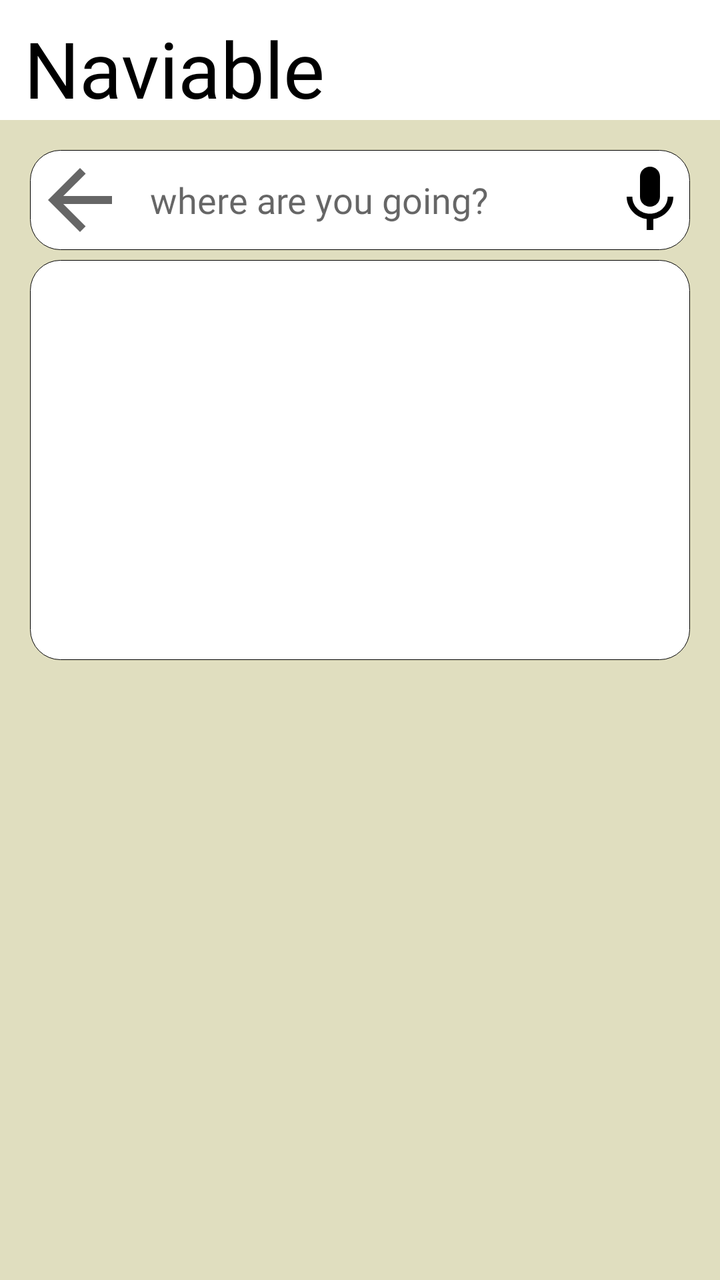
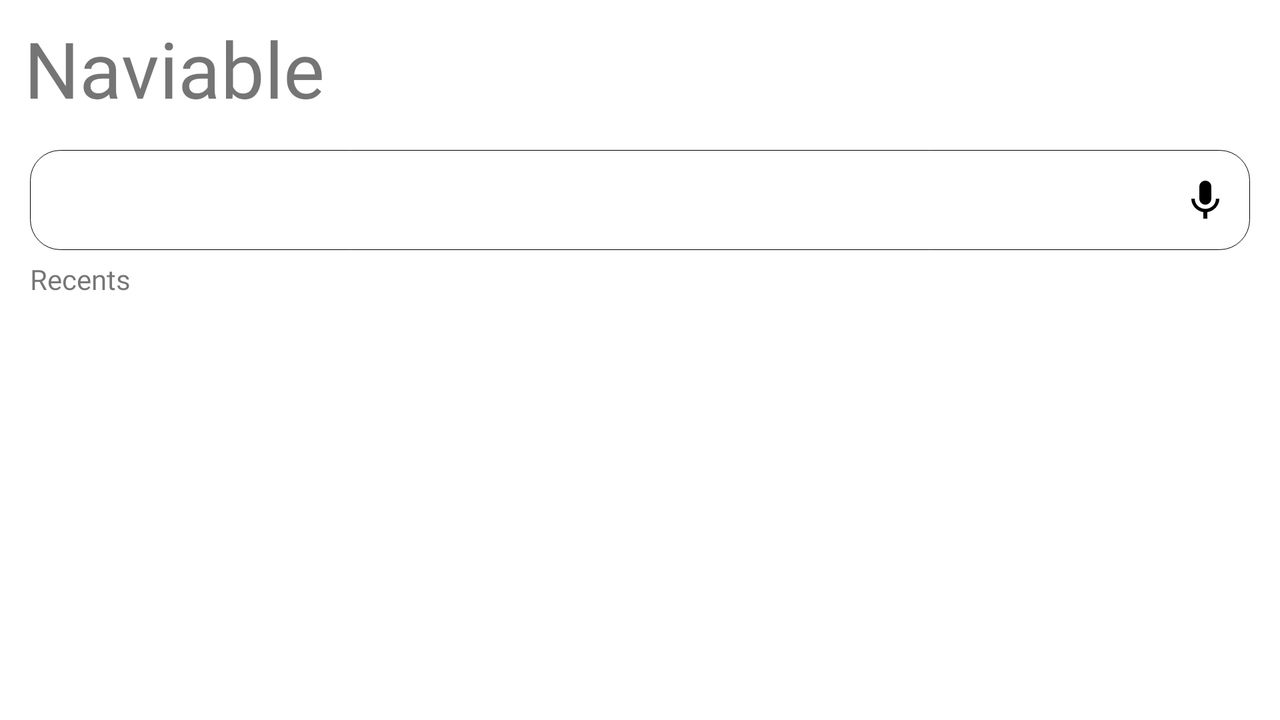

First picture: res/layout/ on a phone held upright. Second picture: the repository's own variant of that layout, on a device whose configuration matches the variant's folder. Source for both follows.
<!-- AndroidManifest.xml: application theme Theme.Naviable -->
<!-- res/layout/activity_search.xml -->
<?xml version="1.0" encoding="utf-8"?>
<androidx.constraintlayout.widget.ConstraintLayout xmlns:android="http://schemas.android.com/apk/res/android"
    xmlns:app="http://schemas.android.com/apk/res-auto"
    xmlns:tools="http://schemas.android.com/tools"
    android:layout_width="match_parent"
    android:layout_height="match_parent"
    tools:context=".SearchActivity"
    android:background="#e0debf">

    
    <View
        android:id="@+id/app_bar"
        android:background="@color/white"
        android:layout_width="match_parent"
        android:layout_height="60dp"
        app:layout_constraintLeft_toLeftOf="parent"
        app:layout_constraintTop_toTopOf="parent"
        />

    <TextView
        android:id="@+id/app_bar_text"
        android:layout_width="wrap_content"
        android:layout_height="wrap_content"
        android:text="Naviable"
        android:textColor="@color/black"
        android:textSize="39sp"
        app:layout_constraintLeft_toLeftOf="@id/app_bar"
        app:layout_constraintTop_toTopOf="@id/app_bar"
        android:layout_marginStart="12dp"
        android:layout_marginTop="8dp"
        android:fontFamily="@font/alef"/>

    <EditText
        android:id="@+id/search_bar_edit_text"
        android:hint="where are you going?"
        android:layout_width="0dp"
        android:layout_height="50dp"
        app:layout_constraintLeft_toLeftOf="parent"
        app:layout_constraintRight_toRightOf="parent"
        app:layout_constraintTop_toBottomOf="@id/app_bar"
        android:layout_marginStart="15dp"
        android:layout_marginEnd="15dp"
        android:layout_marginTop="15dp"
        android:paddingStart="60dp"
        android:paddingEnd="10dp"
        android:background="@drawable/rounded_rectangle_view"
        android:fontFamily="@font/alef"
        />

    <ImageButton
        android:id="@+id/back_button_search"
        android:layout_width="50dp"
        android:layout_height="50dp"
        android:background="?attr/selectableItemBackground"
        android:src="@drawable/ic_baseline_arrow_back_48"
        app:layout_constraintLeft_toLeftOf="@id/search_bar_edit_text"
        app:layout_constraintTop_toTopOf="@id/search_bar_edit_text"
        />

    <ImageButton
        android:id="@+id/voiceBtn"
        android:layout_width="40dp"
        android:layout_height="40dp"
        android:src="@drawable/ic_mic"
        android:scaleType="fitCenter"
        android:background="@null"
        android:layout_centerHorizontal="true"
        android:layout_centerVertical="true"
        app:layout_constraintTop_toTopOf="@id/search_bar_edit_text"
        app:layout_constraintBottom_toBottomOf="@id/search_bar_edit_text"
        app:layout_constraintRight_toRightOf="@id/search_bar_edit_text"
        />

    <androidx.recyclerview.widget.RecyclerView
        android:id="@+id/search_suggestions_recycler_view"
        android:layout_width="0dp"
        android:layout_height="200dp"
        android:background="@drawable/rounded_rectangle_view"
        app:layout_constraintTop_toBottomOf="@+id/search_bar_edit_text"
        app:layout_constraintLeft_toLeftOf="parent"
        app:layout_constraintRight_toRightOf="parent"
        android:layout_marginTop="5dp"
        android:layout_marginStart="15dp"
        android:layout_marginEnd="15dp"
        android:paddingStart="10dp"
        android:paddingEnd="10dp"
        />

</androidx.constraintlayout.widget.ConstraintLayout>
<!-- resources referenced by this layout -->
<resources>
  <color name="black">#FF000000</color>
  <color name="white">#FFFFFFFF</color>
  <!-- drawable ic_baseline_arrow_back_48 (drawable) -->
  <vector android:height="48dp"
      android:tint="?attr/colorControlNormal"
      android:viewportHeight="24"
      android:viewportWidth="24"
      android:width="48dp"
      xmlns:android="http://schemas.android.com/apk/res/android">
      <path
          android:fillColor="@android:color/white"
          android:pathData="M20,11H7.83l5.59,-5.59L12,4l-8,8 8,8 1.41,-1.41L7.83,13H20v-2z" />
  </vector>
  <!-- drawable ic_mic (drawable-v24) -->
  <vector xmlns:android="http://schemas.android.com/apk/res/android"
  	android:width="24dp"
  	android:height="24dp"
  	android:tint="#000000"
  	android:viewportWidth="24"
  	android:viewportHeight="24">
  	<path
  		android:fillColor="@android:color/white"
  		android:pathData="M12,14c1.66,0 2.99,-1.34 2.99,-3L15,5c0,-1.66 -1.34,-3 -3,-3S9,3.34 9,5v6c0,1.66 1.34,3 3,3zM17.3,11c0,3 -2.54,5.1 -5.3,5.1S6.7,14 6.7,11L5,11c0,3.41 2.72,6.23 6,6.72L11,21h2v-3.28c3.28,-0.48 6,-3.3 6,-6.72h-1.7z" />
  </vector>
  <!-- drawable rounded_rectangle_view (drawable) -->
  <?xml version="1.0" encoding="utf-8"?>
  <shape xmlns:android="http://schemas.android.com/apk/res/android"
      android:shape="rectangle"
      >
      <solid android:color="@color/white"/>
      <stroke
          android:width="0.4dp"
          android:color="@color/black"
          />
  
      <corners
          android:bottomRightRadius="15dp"
          android:bottomLeftRadius="15dp"
          android:topRightRadius="15dp"
          android:topLeftRadius="15dp"
          />
  </shape>
  <style name="Theme.Naviable" parent="Theme.MaterialComponents.Light.NoActionBar">
          
          <item name="colorPrimary">@color/app_primary_color</item>
          <item name="colorPrimaryVariant">@color/app_secondary_color</item>
          <item name="colorOnPrimary">@color/white</item>
          
          <item name="colorSecondary">@color/teal_200</item>
          <item name="colorSecondaryVariant">@color/teal_700</item>
          <item name="colorOnSecondary">@color/black</item>
          
          <item name="android:statusBarColor" tools:targetApi="l">?attr/colorPrimaryVariant</item>
      </style>
  <color name="app_secondary_color">#FF93D0D3</color>
  <color name="teal_200">#FF03DAC5</color>
  <color name="teal_700">#FF018786</color>
</resources>
<!-- res/layout-land/activity_search.xml (the repository's variant of the layout above) -->
<!-- drawn on the phone turned sideways -->
<?xml version="1.0" encoding="utf-8"?>
<androidx.constraintlayout.widget.ConstraintLayout xmlns:android="http://schemas.android.com/apk/res/android"
    xmlns:app="http://schemas.android.com/apk/res-auto"
    xmlns:tools="http://schemas.android.com/tools"
    android:layout_width="match_parent"
    android:layout_height="match_parent"
    tools:context=".activities.SearchActivity"
    android:background="?colorOnPrimary">

    
    <View
        android:id="@+id/app_bar"
        android:background="?colorOnPrimary"
        android:layout_width="match_parent"
        android:layout_height="60dp"
        app:layout_constraintLeft_toLeftOf="parent"
        app:layout_constraintTop_toTopOf="parent" />

    <TextView
        android:id="@+id/app_bar_text"
        android:layout_width="wrap_content"
        android:layout_height="wrap_content"
        android:text="Naviable"
        android:textSize="39sp"
        app:layout_constraintLeft_toLeftOf="@id/app_bar"
        app:layout_constraintTop_toTopOf="@id/app_bar"
        android:layout_marginStart="12dp"
        android:layout_marginTop="8dp"
        android:fontFamily="@font/alef" />

    <TextView
        android:id="@+id/recents_text_view"
        android:text="@string/recents_text"
        android:layout_width="0dp"
        android:layout_height="20dp"
        app:layout_constraintTop_toBottomOf="@id/search_bar_edit_text"
        app:layout_constraintBottom_toTopOf="@id/search_suggestions_recycler_view"
        app:layout_constraintStart_toStartOf="parent"
        app:layout_constraintEnd_toEndOf="parent"
        android:layout_marginStart="15dp"
        android:layout_marginTop="5dp"
        app:layout_constraintHorizontal_bias="0"
        app:layout_constraintVertical_bias="0"
        android:fontFamily="@font/alef" />

    <EditText
        android:id="@+id/search_bar_edit_text"
        android:layout_width="0dp"
        android:layout_height="50dp"
        app:layout_constraintLeft_toLeftOf="parent"
        app:layout_constraintRight_toRightOf="parent"
        app:layout_constraintTop_toBottomOf="@id/app_bar"
        android:layout_marginStart="15dp"
        android:layout_marginEnd="15dp"
        android:layout_marginTop="15dp"
        android:paddingStart="60dp"
        android:paddingEnd="10dp"
        android:background="@drawable/rounded_rectangle_view"
        android:fontFamily="@font/alef"
        android:imeOptions="flagNoExtractUi" />

    <ImageButton
        android:id="@+id/back_button_search"
        android:layout_width="30dp"
        android:layout_height="30dp"
        android:background="?attr/selectableItemBackground"
        android:src="@drawable/ic_baseline_arrow_back_24"
        app:layout_constraintTop_toTopOf="@id/search_bar_edit_text"
        app:layout_constraintBottom_toBottomOf="@id/search_bar_edit_text"
        app:layout_constraintLeft_toLeftOf="@id/search_bar_edit_text"
        android:layout_marginLeft="5dp" />

    <ImageButton
        android:id="@+id/voiceBtn"
        android:layout_width="35dp"
        android:layout_height="35dp"
        android:src="@drawable/ic_mic"
        android:background="@null"
        android:layout_centerHorizontal="true"
        android:layout_centerVertical="true"
        app:layout_constraintTop_toTopOf="@id/search_bar_edit_text"
        app:layout_constraintBottom_toBottomOf="@id/search_bar_edit_text"
        app:layout_constraintRight_toRightOf="@id/search_bar_edit_text"
        android:layout_marginRight="5dp" />

    <androidx.recyclerview.widget.RecyclerView
        android:id="@+id/search_suggestions_recycler_view"
        android:layout_width="0dp"
        android:layout_height="0dp"
        android:layout_marginTop="5dp"
        android:paddingStart="10dp"
        android:paddingEnd="10dp"
        app:layout_constraintLeft_toLeftOf="parent"
        app:layout_constraintRight_toRightOf="parent"
        app:layout_constraintTop_toBottomOf="@+id/recents_text_view"
        app:layout_constraintBottom_toBottomOf="parent"
        android:layout_marginBottom="20dp"
        />

</androidx.constraintlayout.widget.ConstraintLayout>
<!-- resources referenced by the variant -->
<!-- as the phone turned sideways resolves them -->
<resources>
  <!-- drawable ic_mic (drawable-v24) -->
  <vector xmlns:android="http://schemas.android.com/apk/res/android"
  	android:width="24dp"
  	android:height="24dp"
  	android:tint="#000000"
  	android:viewportWidth="24"
  	android:viewportHeight="24">
  	<path
  		android:fillColor="@android:color/white"
  		android:pathData="M12,14c1.66,0 2.99,-1.34 2.99,-3L15,5c0,-1.66 -1.34,-3 -3,-3S9,3.34 9,5v6c0,1.66 1.34,3 3,3zM17.3,11c0,3 -2.54,5.1 -5.3,5.1S6.7,14 6.7,11L5,11c0,3.41 2.72,6.23 6,6.72L11,21h2v-3.28c3.28,-0.48 6,-3.3 6,-6.72h-1.7z" />
  </vector>
  <!-- drawable rounded_rectangle_view (drawable) -->
  <?xml version="1.0" encoding="utf-8"?>
  <shape xmlns:android="http://schemas.android.com/apk/res/android"
      android:shape="rectangle"
      >
      <solid android:color="@color/white"/>
      <stroke
          android:width="0.4dp"
          android:color="@color/black"
          />
  
      <corners
          android:bottomRightRadius="15dp"
          android:bottomLeftRadius="15dp"
          android:topRightRadius="15dp"
          android:topLeftRadius="15dp"
          />
  </shape>
  <string name="recents_text">Recents</string>
  <style name="Theme.Naviable" parent="Theme.MaterialComponents.Light.NoActionBar">
          
          <item name="colorPrimary">@color/app_primary_color</item>
          <item name="colorPrimaryVariant">@color/app_secondary_color</item>
          <item name="colorOnPrimary">@color/white</item>
          
          <item name="colorSecondary">@color/teal_200</item>
          <item name="colorSecondaryVariant">@color/teal_700</item>
          <item name="colorOnSecondary">@color/black</item>
          
          <item name="android:statusBarColor" tools:targetApi="l">?attr/colorPrimaryVariant</item>
      </style>
  <color name="white">#FFFFFFFF</color>
  <color name="black">#FF000000</color>
  <color name="app_secondary_color">#FF93D0D3</color>
  <color name="teal_200">#FF03DAC5</color>
  <color name="teal_700">#FF018786</color>
</resources>
